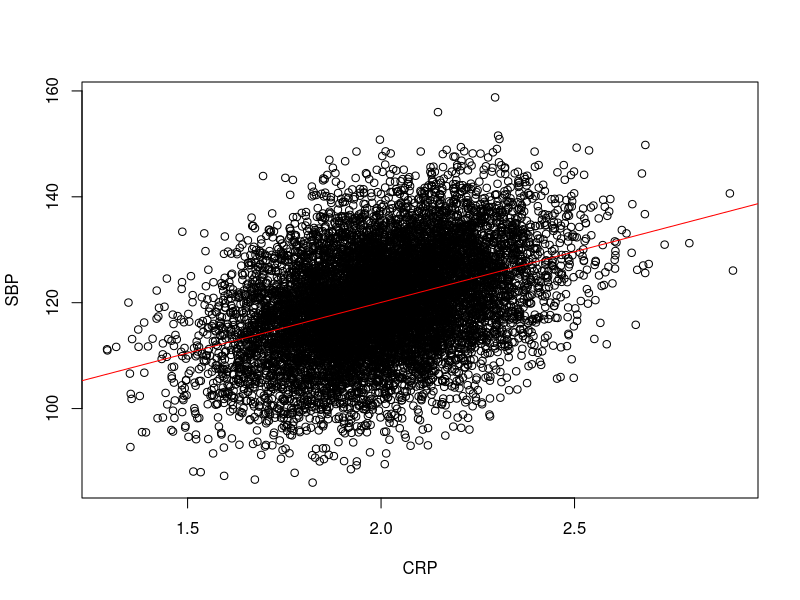
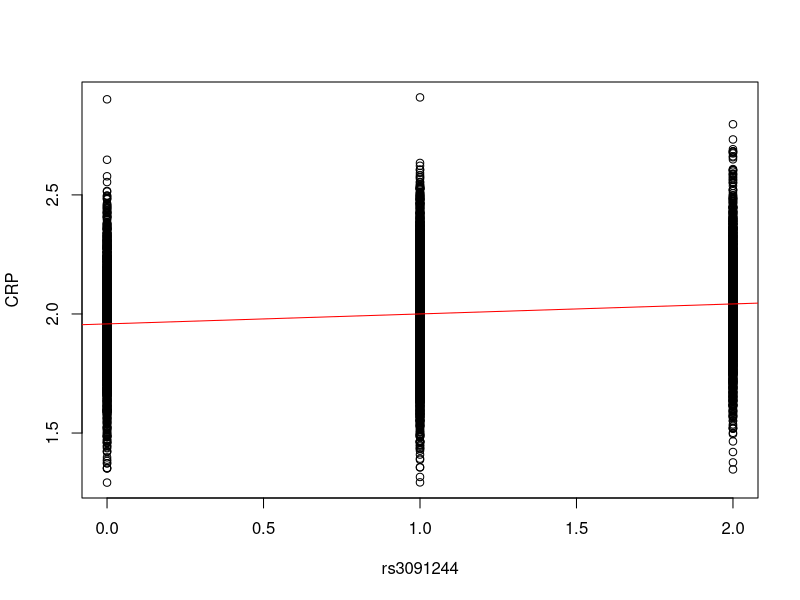
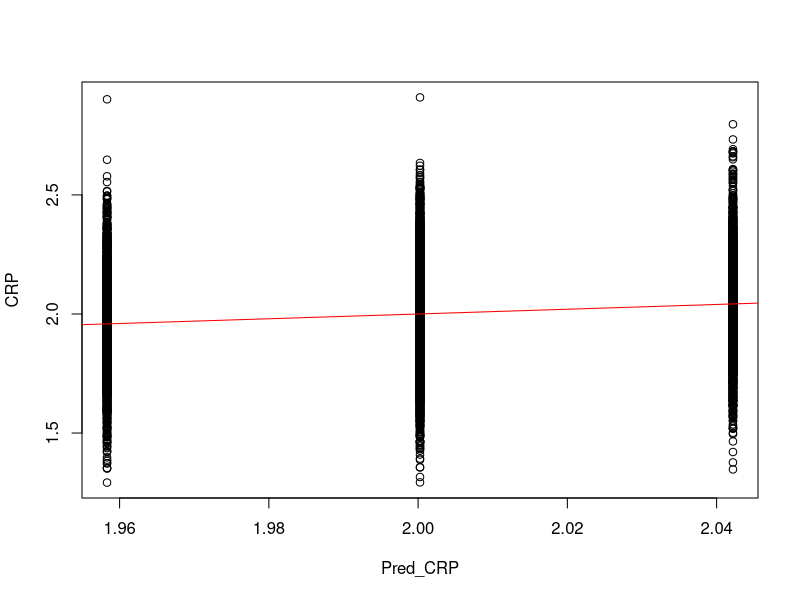

Here is the R script that generated these plots, in order:
# Set working directory
setwd("/mnt/work/workbench/{user_name}/SMED8020/Day5/MR-Prac1/")

# Read in the dataset 
example <- read.table("data.txt", header=T)
attach(example)

# Look at the data 
head(example) 
summary(example)

# Units: SNP (0,1,2), CRP mmol/L, SBP mmHg, Income per $10,000, HDL mmol/L

# Run observational OLS (ordinary least squares) regression for BP & CRP
summary(lm(SBP~CRP)) 

# Plot the observational association between BP and CRP
plot(CRP,SBP)
abline(lm(SBP~CRP),col="red")

# Observational OLS regression of CRP on CRP SNP
summary(lm(CRP~rs3091244))

# Plot the relationship between CRP and rs3091244
plot(rs3091244, CRP)
abline(lm(CRP~rs3091244),col="red")

# Confounders
summary(lm(SBP~INCOME))
summary(lm(CRP~INCOME))
summary(lm(INCOME~rs3091244))

summary(lm(SBP~HDL))
summary(lm(CRP~HDL))
summary(lm(HDL~rs3091244))

# Run a covariate-adjusted model for the association between CRP & BP
summary(lm(SBP~CRP))
summary(lm(SBP~CRP+INCOME+HDL))

# OLS regression of CRP on CRP SNP
summary(lm(CRP~rs3091244))
# OLS regression of BP on CRP SNP
summary(lm(SBP~rs3091244))

# Observational OLS regression
summary(lm(SBP~CRP))

# Call the AER library to run TSLS (if the AER package has been installed)
library(AER)

# If AER has not been installed, run the command below first:
#install.packages("AER")

# General format for TSLS command: 
# summary(ivreg(Outcome~Exposure | Instrument))

# TSLS regression
summary(ivreg(SBP~CRP | rs3091244))

# Regress the exposure (CRP) on the instrument (rs3091244)
First_Stage <- lm(CRP~rs3091244)

# Create predicted CRP values, from first-stage regression
Pred_CRP <- predict(First_Stage)

table(Pred_CRP)
plot(Pred_CRP, CRP)
abline(lm(CRP~ Pred_CRP), col="red")

# Second stage regression
Second_Stage <- lm(SBP~Pred_CRP)

# Look at the results:
summary(Second_Stage)

#Look at F-stat from the first-stage linear regression
summary(lm(CRP~rs3091244))

#Look at F-stat from 'diagnostics' by AER package
summary(ivreg(SBP~CRP | rs3091244), diagnostics=T)
